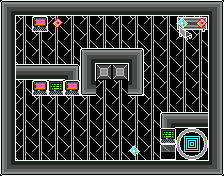

A level layout from a 2D game, rendered from its tile map. Below: a short description, then the map file with its tile-grid data intact:
An orthogonal 14x11 tile map with 16x16 px tiles, 4 tile layers (Events, Ground, Details, DetailsTop).

<map version="1.2" tiledversion="1.2.1" orientation="orthogonal" renderorder="right-down" width="14" height="11" tilewidth="16" tileheight="16" infinite="0" nextlayerid="6" nextobjectid="1">
 <tileset firstgid="1" name="PhageCity" tilewidth="16" tileheight="16" tilecount="120" columns="8">
  <image source="PhageCity.png" width="128" height="240" />
  <tile id="1">
   <properties>
    <property name="Event" value="Hack" />
   </properties>
  </tile>
  <tile id="2">
   <properties>
    <property name="Event" value="Door" />
   </properties>
  </tile>
  <tile id="7">
   <properties>
    <property name="Event" value="Collide" />
   </properties>
  </tile>
  <tile id="13">
   <properties>
    <property name="Event" value="Lift" />
   </properties>
  </tile>
  <tile id="16">
   <properties>
    <property name="Event" value="Botfield" />
   </properties>
  </tile>
  <tile id="23">
   <properties>
    <property name="Event" value="Log" />
   </properties>
  </tile>
  <tile id="24">
   <properties>
    <property name="Event" value="Sequ" />
   </properties>
  </tile>
  <tile id="25">
   <properties>
    <property name="Event" value="Brute" />
   </properties>
  </tile>
  <tile id="26">
   <properties>
    <property name="Event" value="Robo" />
   </properties>
  </tile>
  <tile id="28">
   <properties>
    <property name="Event" value="Log2" />
   </properties>
  </tile>
  <tile id="32">
   <properties>
    <property name="Event" value="Drone" />
   </properties>
  </tile>
  <tile id="61">
   <properties>
    <property name="Event" value="FinalLog" />
   </properties>
  </tile>
 </tileset>
 <layer id="3" name="Events" width="14" height="11">
  <properties>
   <property name="visible" type="bool" value="false" />
  </properties>
  <data encoding="csv">
0,8,8,8,8,8,8,8,8,8,8,0,0,0,
8,0,8,62,0,0,0,0,0,0,0,8,8,8,
8,0,24,0,0,0,0,0,0,0,0,8,29,8,
8,0,0,0,0,8,8,8,8,0,0,0,0,8,
8,0,0,0,0,8,14,14,8,0,0,0,0,8,
0,8,8,8,8,8,3,3,8,0,0,0,0,8,
8,0,26,25,0,0,0,0,0,0,0,0,0,8,
8,33,0,0,0,0,0,0,0,0,8,8,8,0,
8,0,0,0,0,0,0,0,0,27,8,17,0,0,
8,0,0,0,0,0,0,0,0,0,8,0,0,0,
0,8,8,8,8,8,8,8,8,8,0,0,0,0
</data>
 </layer>
 <layer id="1" name="Ground" width="14" height="11">
  <data encoding="csv">
30,31,31,31,31,31,31,31,31,31,31,31,31,32,
38,28,34,28,28,28,28,28,28,28,28,28,28,40,
38,28,28,28,28,28,28,28,28,28,28,28,28,40,
38,28,28,28,28,30,31,31,32,28,28,28,28,40,
38,31,31,31,32,38,39,39,40,28,28,28,28,40,
38,28,34,1,34,46,28,28,48,28,28,28,28,40,
38,28,28,28,28,28,28,28,28,28,28,28,28,40,
38,28,28,28,28,28,28,28,28,28,30,31,31,40,
38,28,28,28,28,28,28,28,28,28,1,17,18,40,
38,28,28,28,28,28,28,28,28,28,8,19,20,40,
46,47,47,47,47,47,47,47,47,47,47,47,47,48
</data>
 </layer>
 <layer id="4" name="Details" width="14" height="11">
  <data encoding="csv">
0,0,0,0,0,0,0,0,0,0,0,0,0,0,
0,0,0,0,0,0,0,0,0,0,0,44,45,0,
0,0,0,0,0,0,0,0,0,0,0,52,53,0,
0,0,0,0,0,0,0,0,0,0,0,0,0,0,
0,0,0,0,0,0,0,0,0,0,0,0,0,0,
0,0,0,0,0,0,0,0,0,0,0,0,0,0,
0,0,0,0,0,0,0,0,0,0,0,0,0,0,
0,0,0,0,0,0,0,0,0,0,0,0,0,0,
0,0,0,0,0,0,0,0,0,0,0,0,0,0,
0,0,0,0,0,0,0,0,0,0,0,0,0,0,
0,0,0,0,0,0,0,0,0,0,0,0,0,0
</data>
 </layer>
 <layer id="5" name="DetailsTop" width="14" height="11">
  <data encoding="csv">
0,0,0,0,0,0,0,0,0,0,0,0,0,0,
0,0,0,36,0,0,0,0,0,0,0,35,36,0,
0,0,0,0,0,0,0,0,0,0,0,0,0,0,
0,0,0,0,0,0,0,0,0,0,0,0,0,0,
0,0,0,0,0,0,0,0,0,0,0,0,0,0,
0,0,0,0,0,0,0,0,0,0,0,0,0,0,
0,0,0,0,0,0,0,0,0,0,0,0,0,0,
0,0,0,0,0,0,0,0,0,0,0,0,0,0,
0,0,0,0,0,0,0,0,0,0,0,0,0,0,
0,0,0,0,0,0,0,0,35,0,0,0,0,0,
0,0,0,0,0,0,0,0,0,0,0,0,0,0
</data>
 </layer>
</map>
